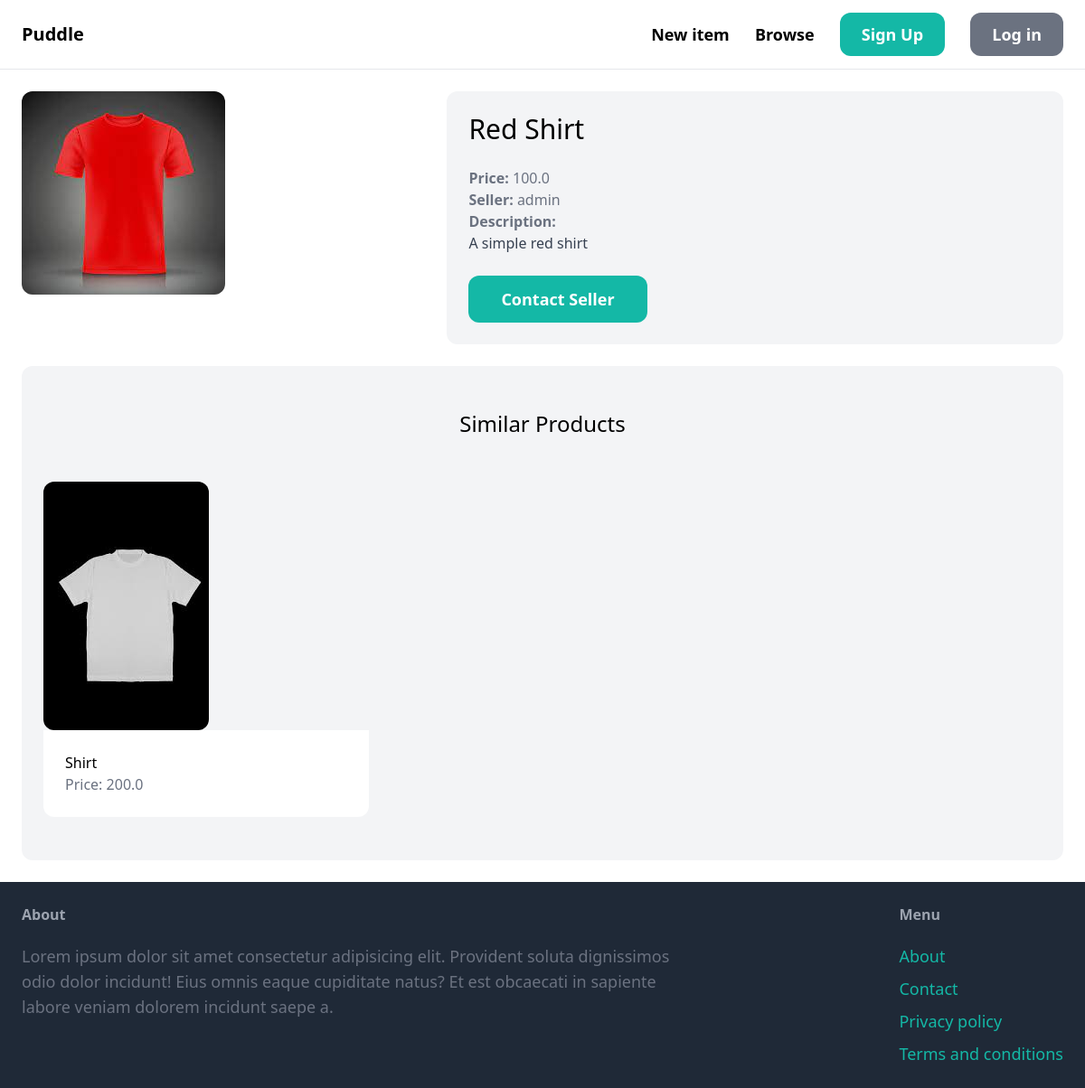
/items/6/, run on the app's committed database.
### item/models.py (models this page shows, shortened)
class Items(models.Model):
    category = models.ForeignKey(Category, related_name='items', on_delete=models.CASCADE)
    name = models.CharField(max_length=255)
    description = models.TextField(blank=True, null=True)
    price = models.FloatField()
    image = models.ImageField(upload_to='item_images', blank=True, null=True)
    is_sold = models.BooleanField(default=False)
    created_by = models.ForeignKey(User, related_name='items', on_delete=models.CASCADE)
    created_at = models.DateTimeField(auto_now_add=True)
    class Meta:
        verbose_name_plural = 'Items'

### item/views.py (the view)
# urls.py: path('<int:pk>/',views.detail,name='detail'),
def detail(request, pk):
    item = get_object_or_404(Items, pk=pk)
    related_items = Items.objects.filter(category=item.category, is_sold=False).exclude(pk=pk)[0:3]
    context = {"item": item, 'related_items':related_items}
    return render(request, 'item/detail.html',context)

### item/templates/item/detail.html (shortened to what this page needs)
{% extends 'core/base.html' %}
{% block content %}
<div class="grid grid-cols-5 gap-6">
  <div class="col-span-2">
        <img src="{{ item.image.url }}" class="rounded-xl">
  </div>
  <div class="col-span-3 p-6 bg-gray-100 rounded-xl">
    <h1 class="mb-6 text-3xl">{{ item.name }}</h1>
    <p class="text-gray-500"><strong>Price: </strong>{{item.price}}</p>
    <p class="text-gray-500"><strong>Seller: </strong>{{item.created_by.username}}</p>
    {% if item.description %}
      <p class="text-gray-700"><strong class="text-gray-500">Description: </strong><br>
      {{ item.description }}
      </p>
      {% endif%}
      <a href="#" class="inline-block mt-6 px-9 py-3 text-lg font-semibold bg-teal-500 text-white rounded-xl hover:bg-teal-700">Contact Seller</a>
  </div>
</div>
<div class="mt-6 px-6 py-12 bg-gray-100 rounded-xl">
  <h2 class="mb-12 text-2xl text-center">Similar Products</h2>
    <div class="grid grid-cols-3 gap-3">
      {% for item in related_items %}
        <div>
            <a href=""{% url 'item:detail' item.id %}">
              <div>
                <img src="{{ item.image.url }}" class="rounded-xl">
              </div>
              <div class="p-6 bg-white rounded-b-xl">
                  <h2 class="text-1xl">{{ item.name }}</h2>
                  <p class="text-gray-500">Price: {{item.price}}</p>
              </div>
            </a>
        </div>
      {% endfor %}
    </div>
 </div>
{% endblock %}

### data on the page
Items: image (picture), name "Red Shirt", price "100.0", created_by.username "admin", description "A simple red shirt"
Items: image (picture), name "Shirt", price "200.0"
